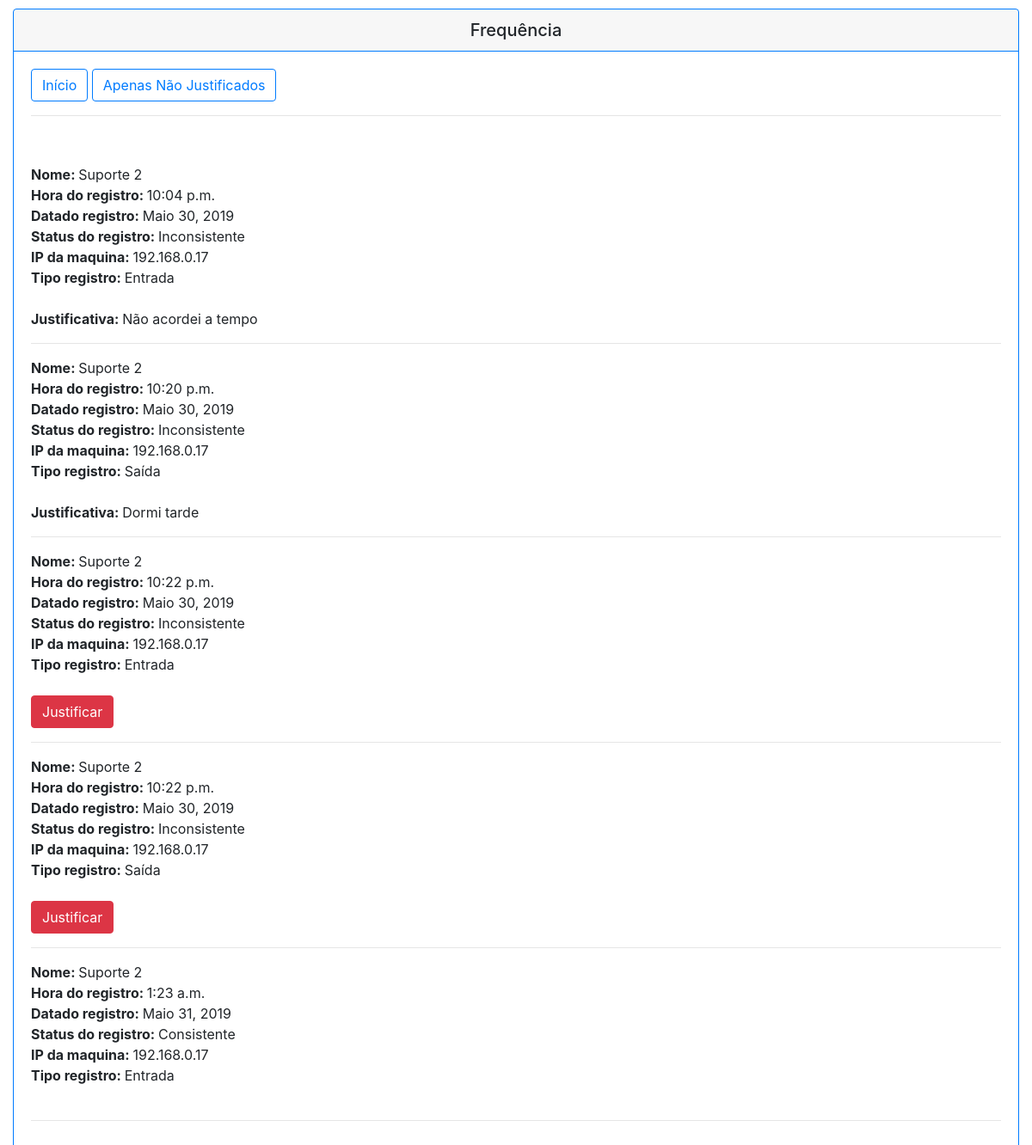
The app's page /frequencia/ (signed in) with its own data.
### app_ponto/models.py (models this page shows, shortened)
class Frequencia(models.Model):
    funcionario = models.ForeignKey(Funcionario, on_delete=models.SET_NULL, blank=True, null=True, verbose_name='Funcionário')
    hora_ponto = models.TimeField('Hora de entrada 1', blank=True, null=True)
    tipo_ponto = models.ForeignKey(TipoPonto, on_delete=models.SET_NULL, blank=True, null=True, verbose_name='Tipo ponto')
    data_resgistro = models.DateField('Data do registro', auto_now_add=True, blank=True, null=True)
    status_ponto = models.ForeignKey(StatusPonto, on_delete=models.SET_NULL, blank=True, null=True, verbose_name='Status ponto')
    ip_registro = models.CharField(max_length=20, default=pegar_ip(), editable=False, blank=True, null=True)
    juntificativa = models.TextField(blank=True, null=True)

class Funcionario(models.Model):
    usuario = models.OneToOneField(User, on_delete=models.SET_NULL, blank=True, null=True, verbose_name='Usuário')
    lider = models.ForeignKey('Funcionario', on_delete=models.SET_NULL, blank=True, null=True, verbose_name='Chefe Imediato')
    cargo = models.ForeignKey(CargoFuncionario, on_delete=models.SET_NULL, blank=True, null=True, verbose_name='Cargo do funcionário')
    conf_hora = models.ForeignKey(ConfiguracaoHora, on_delete=models.SET_NULL, blank=True, null=True, verbose_name='Configuração da hora')
    nome = models.CharField('Nome do funcionário', max_length=128)

class StatusPonto(models.Model):
    descricao = models.CharField('Descrição', max_length=128)
    def __str__(self):
        return self.descricao

class TipoPonto(models.Model):
    descricao = models.CharField('Descrição', max_length=128)
    def __str__(self):
        return self.descricao

### app_ponto/views.py (the view)
# urls.py: path('frequencia/', lista_frequencia, name='frequencia'),
@login_required
def lista_frequencia(request):
    frequencia=Frequencia.objects.all()
    user = request.user
    return render(request, 'app_ponto/frequencia.html', {'frequencia': frequencia, 'user': user})

### app_ponto/templates/app_ponto/frequencia.html (shortened to what this page needs)
{% if user.is_authenticated %}
<!DOCTYPE html>
<html>
    <head>
        <link rel="stylesheet" href="https://stackpath.bootstrapcdn.com/bootstrap/4.3.1/css/bootstrap.min.css">
    </head>
    <body>
            <div class="container col-md-12" style="margin-top: 10px">
                <div class="card border-primary mb-3">
                    <h5 class="card-header text-center border-primary">Frequência</h5>
                    <div class="card-body">
                        <div>
                            <a class="btn btn-outline-primary" href="{% url 'home'%}" role="button">Início</a>
                            <a class="btn btn-outline-primary" href="{% url 'nao_justificados'%}" role="button">Apenas Não Justificados</a>
                        </div>
                        <hr>
                        <br>
                            <div>
								    {% for funcionario in frequencia %}
										{% if funcionario.funcionario.usuario == user %}
												<div>
                                                     <b>Nome: </b>{{ funcionario.funcionario.nome }}
                                                     <br>
                                                     <b>Hora do registro: </b>{{ funcionario.hora_ponto }}
													 <br>
                                                     <b>Datado registro: </b>{{ funcionario.data_resgistro }}
                                                     <br>
                                                     <b>Status do registro: </b>{{ funcionario.status_ponto }}
                                                     <br>
                                                     <b>IP da maquina: </b>{{ funcionario.ip_registro }}
                                                     <br>
													 <b>Tipo registro: </b> {{ funcionario.tipo_ponto }}
												 </div>
                                                    <br>
													{% if funcionario.status_ponto.descricao == "Inconsistente" %}
                                                        {% if funcionario.juntificativa == Null %}
		                                                    <a class="btn btn-danger" href="justificar/{{funcionario.pk}}" role="button">Justificar</a>
	                                                    {% endif %}
                                                    {% endif %}
                                                    {% if funcionario.juntificativa != Null %}
                                                        <p><b> Justificativa: </b>{{ funcionario.juntificativa }}</p>
                                                    {% endif %}
												<hr>
										{% endif %}
									{% endfor %}
                            </div>
                    </div>
                </div>
            </div>
    </body>
</html>
{% endif %}

### records on screen
Frequencia: funcionario.nome "Suporte 2", hora_ponto "10:04 p.m.", data_resgistro "Maio 30, 2019", status_ponto "Inconsistente", ip_registro "192.168.0.17", tipo_ponto "Entrada", juntificativa "Não acordei a tempo"
Frequencia: funcionario.nome "Suporte 2", hora_ponto "10:20 p.m.", data_resgistro "Maio 30, 2019", status_ponto "Inconsistente", ip_registro "192.168.0.17", tipo_ponto "Saída", juntificativa "Dormi tarde"
Frequencia: funcionario.nome "Suporte 2", hora_ponto "10:22 p.m.", data_resgistro "Maio 30, 2019", status_ponto "Inconsistente", ip_registro "192.168.0.17", tipo_ponto "Entrada"
Frequencia: funcionario.nome "Suporte 2", hora_ponto "10:22 p.m.", data_resgistro "Maio 30, 2019", status_ponto "Inconsistente", ip_registro "192.168.0.17", tipo_ponto "Saída"
Frequencia: funcionario.nome "Suporte 2", hora_ponto "1:23 a.m.", data_resgistro "Maio 31, 2019", status_ponto "Consistente", ip_registro "192.168.0.17", tipo_ponto "Entrada"
